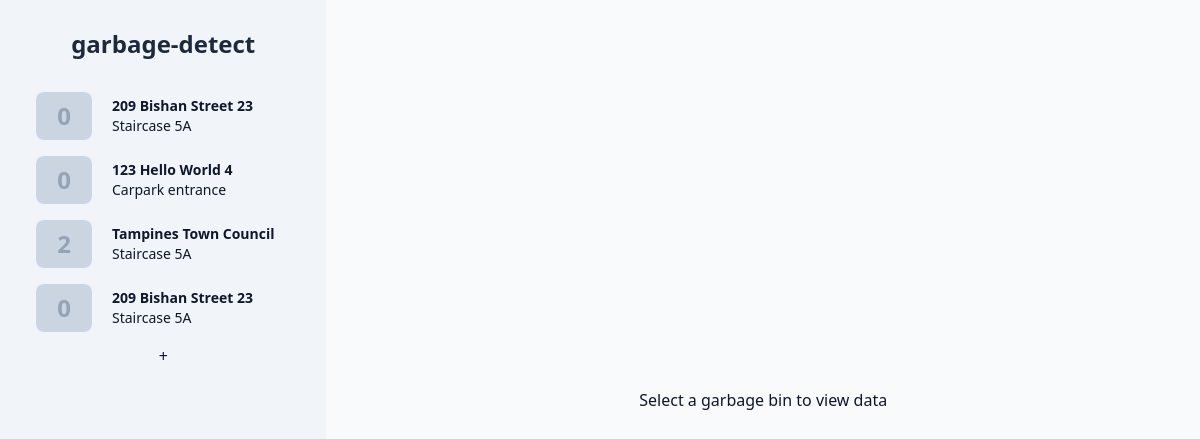
The page / on the database its author committed.
### tables this page shows
CREATE TABLE info (id, img_path, address, location, cam_expiry);

### app.py (the view)
@app.route('/')
def index():
    return render_template('base.html', bins=db.fetch_bins(), target=None)

### db.py (called while the page is built)
def get_columns(table: str) -> list:
    return [i[1] for i in sql(f'PRAGMA table_info({table})').fetchall()]

def get_property(id: str, property: str):
    return sql(f'SELECT {property} FROM info WHERE id="{id}"').fetchone()[0]

def fetch_bins():
    bins = [
        {
            prop: get_property(i, prop) for prop in get_columns('info')
        }
        for (i,) in sql('SELECT id FROM info').fetchall()
    ]
    for i in bins:
        i['cam_connected'] = time() < i['cam_expiry']
        i['latest_litter_count'] = sql(
            f'SELECT litter_count FROM bin{i["id"]} ORDER BY time DESC'
        ).fetchone()[0]
    return bins

### templates/base.html (shortened to what this page needs)
<!DOCTYPE html>
<html lang="en" class="h-full">
<head>
    <link href="{{ url_for('static', filename='generated-styles.css') }}" rel="stylesheet">
</head>
<body class="h-full flex bg-slate-50 text-slate-900">
    <nav id="binNav"
        class="flex flex-col items-stretch gap-2 overflow-y-scroll bg-slate-100 py-2 px-8 h-screen min-w-max">
        <a href="/">
            <h1 class="text-2xl font-extrabold text-slate-800 w-full text-center my-5">garbage-detect</h1>
        </a>
        {% for bin in bins %}
        <a class="rounded-xl leading-5 duration-200 flex items-center min-h-[3.5rem] group
        {% if target.id == bin.id %} bg-slate-700 text-slate-100
        {% else %}  hover:bg-slate-200 {% endif %}" href="/b/{{bin.id}}">
            <div class="text-2xl font-semibold w-14 ml-1 h-[calc(100%-0.5rem)]
            flex items-center justify-center rounded-lg overflow-hidden
            {% if target.id == bin.id %} bg-slate-800 text-slate-100
            {% else %} bg-slate-300 text-slate-400 {% endif %}">
                <span class="group-hover:hidden">{{ bin.latest_litter_count }}</span>
            </div>
            <div class="px-5 py-2 text-sm">
                <div id="{{bin.id}}-address" class="font-bold">{{ bin.address }}</div>
                <div id="{{bin.id}}-location" class="font-normal">{{ bin.location }}</div>
            </div>
        </a>
        {% endfor %}
        <a href="/newbin" class="text-center">+</a>
    </nav>
    <main class="py-8 px-10 h-full flex-grow overflow-y-scroll">
        {% block stats %}
        <div class="h-full flex justify-center items-center">Select a garbage bin to view data</div>
        {% endblock %}
    </main>
</body>
</html>

### static/generated-styles.css (style rules this page uses)
*,:after,:before { box-sizing:border-box;border:0 solid }
:after,:before { --tw-content:"" }
html { line-height:1.5;-webkit-text-size-adjust:100%;-moz-tab-size:4;-o-tab-size:4;tab-size:4;font-family:ui-sans-serif,system-ui,-apple-system,BlinkMacSystemFont,Segoe UI,Roboto,Helvetica Neue,Arial,Noto Sans,sans-serif,Apple Color Emoji,Segoe UI Emoji,Segoe UI Symbol,Noto Color Emoji }
body { margin:0;line-height:inherit }
h1,h2,h3,h4,h5,h6 { font-size:inherit;font-weight:inherit }
a { color:inherit;text-decoration:inherit }
blockquote,dd,dl,figure,h1,h2,h3,h4,h5,h6,hr,p,pre { margin:0 }
.my-5 { margin-top:1.25rem;margin-bottom:1.25rem }
.ml-1 { margin-left:.25rem }
.flex { display:flex }
.h-full { height:100% }
.h-screen { height:100vh }
.h-\[calc\(100\%-0\.5rem\)\] { height:calc(100% - .5rem) }
.min-h-\[3\.5rem\] { min-height:3.5rem }
.w-full { width:100% }
.w-14 { width:3.5rem }
.min-w-max { min-width:-webkit-max-content;min-width:-moz-max-content;min-width:max-content }
.flex-grow { flex-grow:1 }
.flex-col { flex-direction:column }
.items-center { align-items:center }
.items-stretch { align-items:stretch }
.justify-center { justify-content:center }
.gap-2 { gap:.5rem }
.overflow-hidden { overflow:hidden }
.overflow-y-scroll { overflow-y:scroll }
.rounded-xl { border-radius:.75rem }
.rounded-lg { border-radius:.5rem }
.bg-slate-50 { --tw-bg-opacity:1;background-color:rgb(248 250 252/var(--tw-bg-opacity)) }
.bg-slate-100 { --tw-bg-opacity:1;background-color:rgb(241 245 249/var(--tw-bg-opacity)) }
.bg-slate-300 { --tw-bg-opacity:1;background-color:rgb(203 213 225/var(--tw-bg-opacity)) }
.py-2 { padding-top:.5rem;padding-bottom:.5rem }
.px-8 { padding-left:2rem;padding-right:2rem }
.px-5 { padding-left:1.25rem;padding-right:1.25rem }
.py-8 { padding-top:2rem;padding-bottom:2rem }
.px-10 { padding-left:2.5rem;padding-right:2.5rem }
.text-center { text-align:center }
.text-2xl { font-size:1.5rem;line-height:2rem }
.text-sm { font-size:.875rem;line-height:1.25rem }
.font-extrabold { font-weight:800 }
.font-semibold { font-weight:600 }
.font-bold { font-weight:700 }
.font-normal { font-weight:400 }
.leading-5 { line-height:1.25rem }
.text-slate-900 { --tw-text-opacity:1;color:rgb(15 23 42/var(--tw-text-opacity)) }
.text-slate-800 { --tw-text-opacity:1;color:rgb(30 41 59/var(--tw-text-opacity)) }
.text-slate-400 { --tw-text-opacity:1;color:rgb(148 163 184/var(--tw-text-opacity)) }
.duration-200 { transition-duration:.2s }
* { box-sizing:border-box }

### rows shown on the page
info: address "209 Bishan Street 23", location "Staircase 5A"
info: address "123 Hello World 4", location "Carpark entrance"
info: address "Tampines Town Council", location "Staircase 5A"
info: address "209 Bishan Street 23", location "Staircase 5A"

### other values the page prints
{{ bin.latest_litter_count }} "0" "0" "2" "0"
